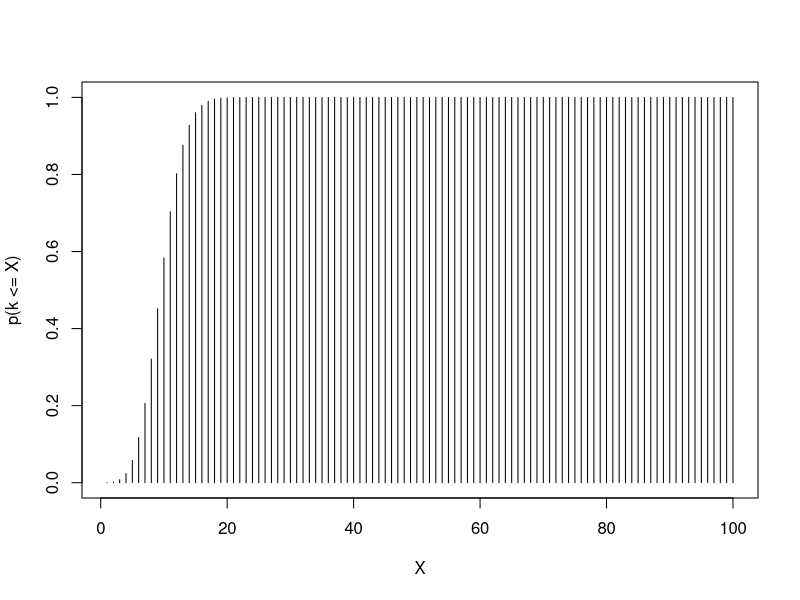
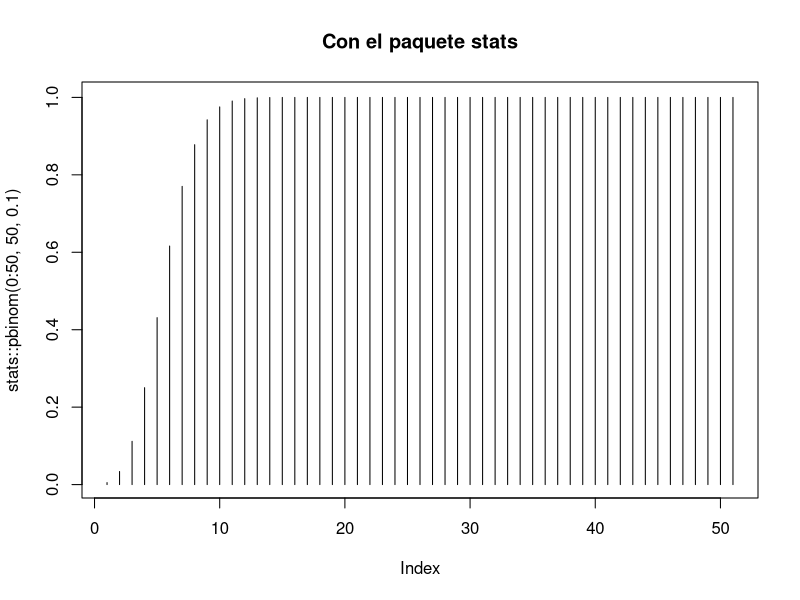
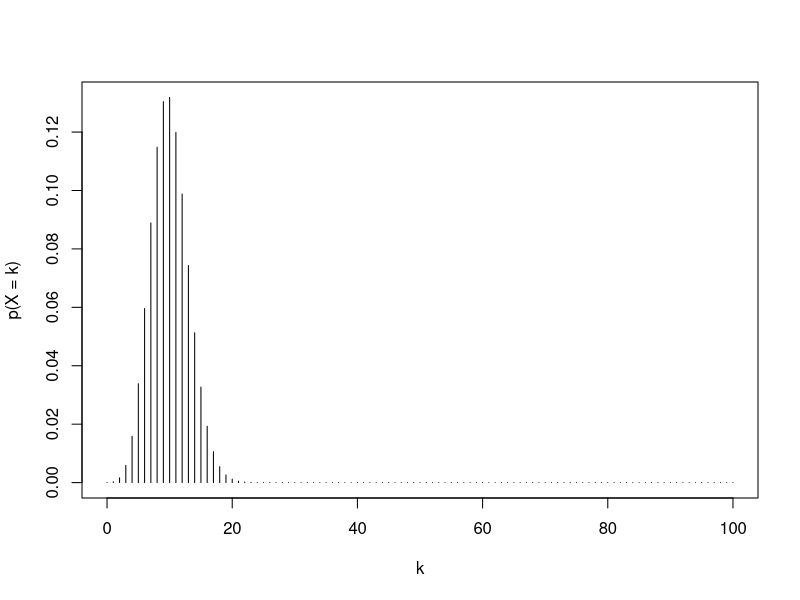
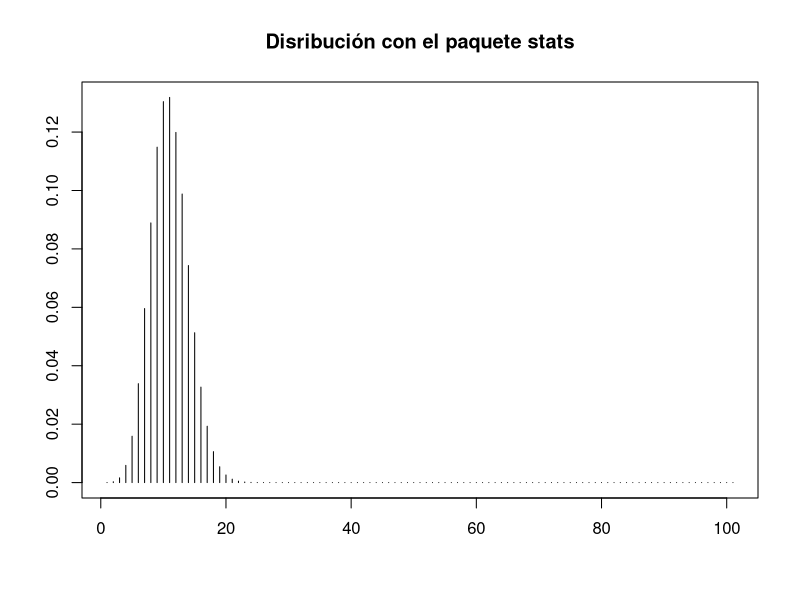
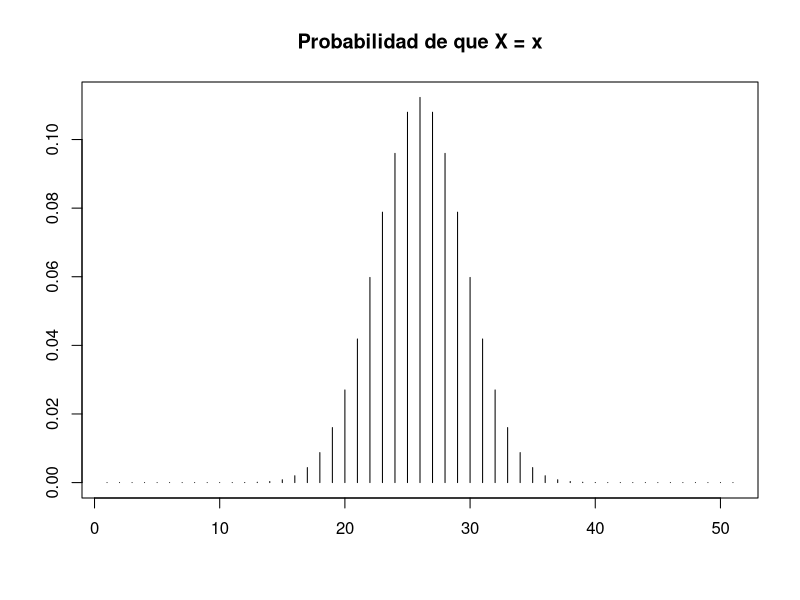
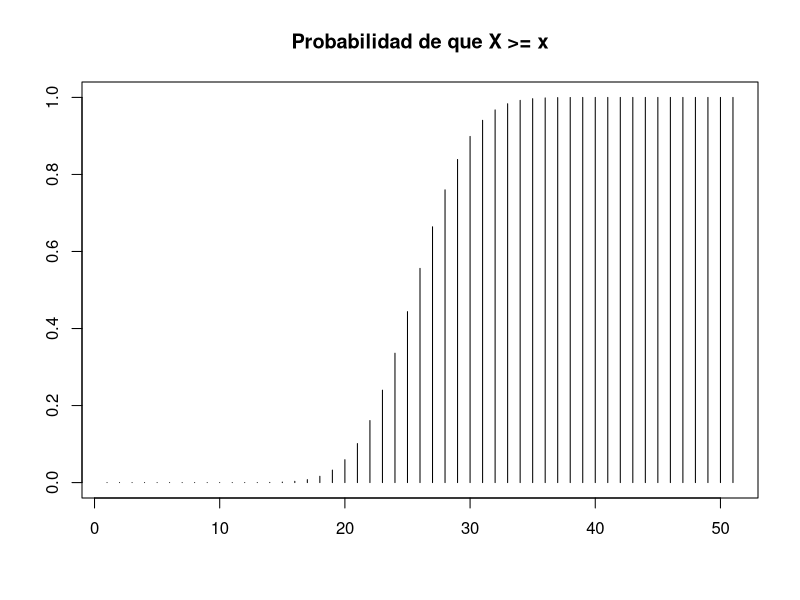
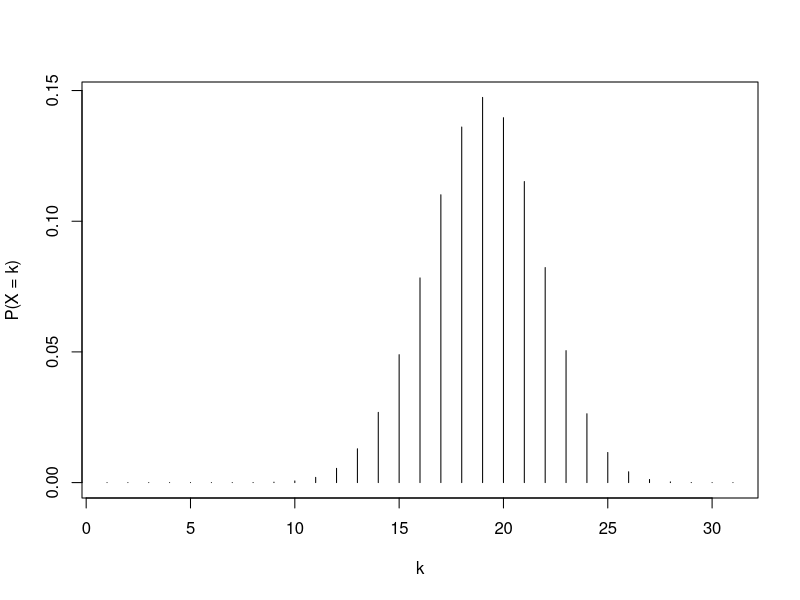
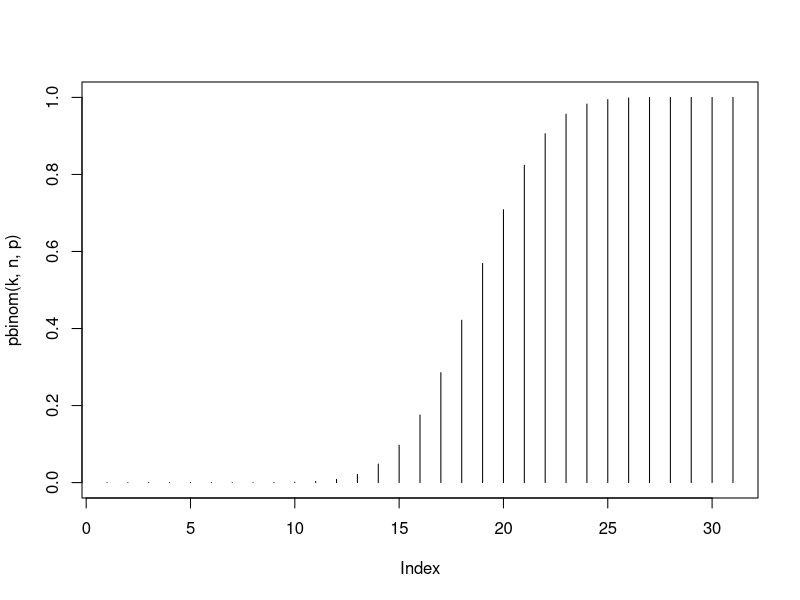

Generate these figures, in order, with R:
## ---- chunk 1
knitr::opts_chunk$set(echo = TRUE)
## ---- chunk 2
pt = 0
for(n in 0:3){
  pt = pt + (choose(100, n) * 0.1^n * (0.9)^(100-n))
}

pt
## ---- chunk 3
pt = 0
for(n in 10:100){
  pt = pt + (choose(100, n) * 0.1^n * (0.9)^(100-n))
}

pt
## ---- chunk 4
pt = 0
fpt = c()
for(n in 1:100){
  pt = pt + (choose(100, n) * 0.1^n * (0.9)^(100-n))
  fpt = c(fpt, pt)
}
plot(x=1:100, y=fpt, xlab="X", ylab = "p(k <= X)", type="h")
pt
## ---- chunk 5
plot(stats::pbinom(0:50, 50, 0.1), type="h", main="Con el paquete stats")
## ---- chunk 6
p = 0
fp = c()
for(n in 0:100){
  p = (choose(100, n) * 0.1^n * (0.9)^(100-n))
  fp = c(fp, p)
}

plot(x = 0:100, y = fp, type = "h", ylab="p(X = k)", xlab="k")


## ---- chunk 7
plot(stats::dbinom(0:100, 100, 0.1), type ="h",ylab="",xlab="", main="Disribución con el paquete stats")
## ---- chunk 8
stats::dbinom(25, 50, 0.5)
## ---- chunk 9
n = 0:50
p = (choose(50, n) * 0.5^n * (0.5)^(50-n))
plot(p, xlab="",ylab="", type="h", main="Probabilidad de que X = x")

## ---- chunk 10
n = 0:50
f = cumsum((choose(50, n) * 0.5^n * (0.5)^(50-n)))
plot(f,  xlab="",ylab="", type="h", main="Probabilidad de que X >= x")
## ---- chunk 11
stats::dbinom(25, 50, 0.5)
stats::pbinom(25, 50, 0.5)
stats::qbinom(0.25, 50, 0.5)
stats::rbinom(3, 50, 0.5)
## ---- chunk 12
n = 30
p = 0.6
k = 0:n
dbe = dbinom(x = k, size = n, prob = p)
dbe
## ---- chunk 13
plot(dbe, type="h", xlab="k", ylab="P(X = k)")
## ---- chunk 14
plot(pbinom(k, n, p), type="h")

## ---- chunk 15
qbinom(0.25, n, p)
qbinom(0.5, n, p)
qbinom(0.75, n, p)
## ---- chunk 16
random = rbinom(100000, n, p)
hist(random, breaks=0:n, freq = FALSE, ylim=c(0,0.25))
lines(density(random), col="purple")
rug(jitter(random))
## ---- chunk 17
plot(x=0:7, y=dbinom(0:7, 7, 0.4), type="h", col="blue", lwd=7)
points(x=0:7, y=dbinom(0:7, 7, 0.4), lwd=7, col="blue")
#curve(dbinom(0:7, 7, 0.4),add = TRUE)
